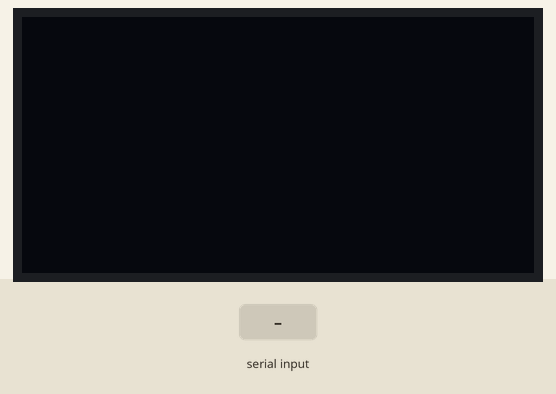
Recording of a sketch running on a simulated ESP8266 (NodeMCU). Shown: 128×64 one-colour display. The inputs (shaded band) are chosen by the test bench. WiFi joins after 1.5 s; servers stay silent unless stated; storage starts empty; what the sketch prints to the serial monitor is not drawn.

Above: at 3.1 s.
3.2 s: "90,45,200\n" received over Serial
At 5.7 s:
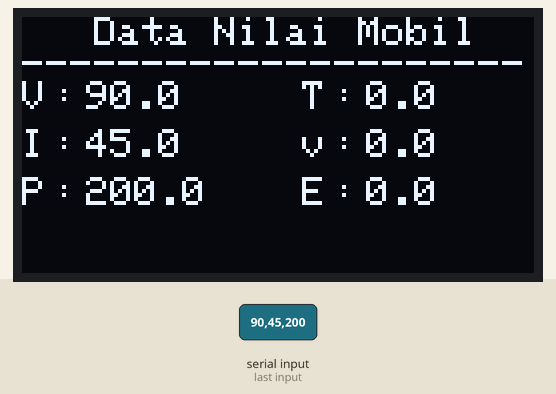
6.1 s: "30,150,10\n" received over Serial
At 7.47 s:
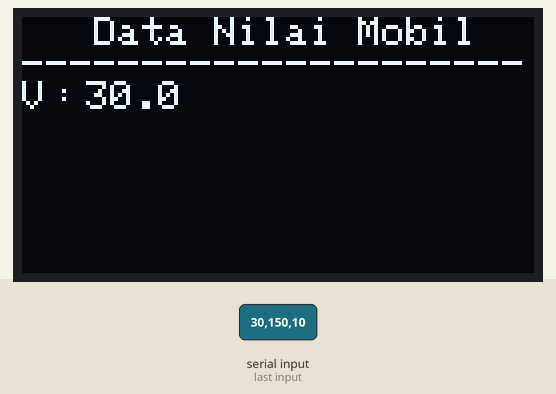
Timing chart, 0 to 9.1 s (numbered marks = the images above; inputs shaded):
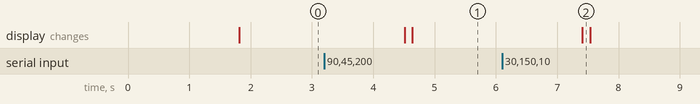

The sketch:

Code_NodeMCU_Blynk_Oled_SDcard.ino
```cpp
//Mendeklarasikan library atau perpustakaan
#include <SPI.h>
#include <Wire.h>
#include <SD.h>
#include <BlynkSimpleEsp8266.h>
#include <ESP8266WiFi.h>
#include <SoftwareSerial.h>
#include <Adafruit_GFX.h>
#include <Adafruit_SSD1306.h>
#define BLYNK_PRINT Serial

//Deklarasi untuk pin LCD Oled
#define SCREEN_WIDTH 128 // OLED display width, in pixels
#define SCREEN_HEIGHT 64 // OLED display height, in pixels

String myString; // complete message from arduino, which consistors of snesors data
char rdata; // menerima karakter

// Deklarasi untuk SSD1306 display terhubung ke I2C (pin SDA dan SCL)
#define OLED_RESET     -1 // Reset pin # (or -1 if sharing Arduino reset pin)
Adafruit_SSD1306 display(SCREEN_WIDTH, SCREEN_HEIGHT, &Wire, OLED_RESET);

const int data = 0;

//Dekalrasi Variabel
float V, I, P, T, v, E;

// Hostpot dan Konfigurasi Blynk
const char auth[] = "JkBH5KigBFGw0cpfckcvgbGUGQazQiM0";
const char ssid[] = "vivo 1807";
const char pass[] = "alfineokee";

WiFiClient client;

//Deklarasi untuk pin pada SD Card
#define CS_PIN D8 //Medenefisikan variabel CS_PIN pada pin D8 di NodeMCU
File dataFile; //Mendeklarasikan variabel dataFile pada tipe File atau Dokumen


void setup() {
  pinMode(data, INPUT);
  Serial.begin(115200);
  delay(10);

  //Status sambungan ke wifi
  Serial.print("Tersambung ke Wifi: ");
  Serial.println(ssid);
  //WiFi.begin(ssid); digunakan saat wifi tanpa password
  WiFi.begin(ssid, pass);

  while (WiFi.status() != WL_CONNECTED) {
    delay(500);
    Serial.print(".");
  }

    Serial.println("\nWiFi connected\n");
    Blynk.begin(auth, ssid, pass);

  // SSD1306_SWITCHCAPVCC = generate display voltage from 3.3V internally
  //Setting LCD Oled
  if(!display.begin(SSD1306_SWITCHCAPVCC, 0x3C)) { // Address 0x3D for 128x64
    Serial.println(F("SSD1306 allocation failed"));
    for(;;); // Don't proceed, loop forever
  }

  // Clear the buffer
  display.clearDisplay();
  display.display();

  //Menghubungkan SD Card ke NodeMCU
  Serial.println("Inisialisasi SD CARD..."); //Menampilkan diserial kata "Inisialisasi SD CARD..." di serial monitor laptop

  //Periksa apakah kartu SD ada dan dapat diinisialisasi
  if (!SD.begin(CS_PIN)) {
    Serial.println("Gagal, cek apakah SD card terhubung."); //Menampilkan diserial kata "Gagal, cek apakah SD card terhubung." di serial monitor laptop
    return;
  }

  // jika Anda sampai di sini, itu karena kartu diinisialisasi dengan benar
  Serial.println("Inisialisasi kartu."); //Menampilkan kata "Inisialisasi kartu." pada serial monitor laptop

  dataFile = SD.open("Data Mobil.xls", FILE_WRITE); //Menjadikan variabel dataFile sebagai alat untuk membuat file dan membuka file di SD card
  // jika file dibuka dengan benar, tulis datanya
  if (dataFile) {
      //Mecetak kata-kata pada file yang dibuat di SD card
      dataFile.print("Tegangan");
      dataFile.print("\t\t"); //Tab 2 kali
      dataFile.print("Arus");
      dataFile.print("\t\t"); //Tab 2 kali
      dataFile.print("Daya");
      dataFile.print("\t\t"); //Tab 2 kali
      dataFile.print("Temperature");
      dataFile.print("\t\t"); //Tab 2 kali
      dataFile.print("Kecepatan");
      dataFile.print("\t\t"); //Tab 2 kali
      dataFile.print("Energi");
      dataFile.println("");

      //menutup file setelah menggunakannya
      dataFile.close();
  }
  // jika file tidak dapat dibuka, data tidak akan ditulis.
  else {
    Serial.println("Gagal membuka file Data Mobil.xls"); //Menampilkan kata "Gagal membuka  file NilaiPot.xls" diserial monitor laptop
  }

}

void loop() {

   if (Serial.available())
  {
    rdata = Serial.read();
    myString = myString+ rdata;
   // Serial.print(rdata);
    if( rdata == '\n')
    {
         //  Serial.println(myString);
        // Serial.println("fahad");
      // new code
      String l = getValue(myString, ',', 0);
      String m = getValue(myString, ',', 1);
      String n = getValue(myString, ',', 2);
      String o = getValue(myString, ',', 3);
      String p = getValue(myString, ',', 4);
      String q = getValue(myString, ',', 5);


      V = l.toFloat();
      I = m.toInt();
      P = n.toInt();
      T = o.toInt();
      v = p.toInt();
      E = q.toInt();

        myString = "";
      Serial.println("-----------------------");

      Serial.println("Data Mobil Listrik KMHE");
      Serial.println("-----------------------");
      Serial.print("Data V : ");
      Serial.println(V);
      Serial.print("Data I : ");
      Serial.println(I);
      Serial.print("Data P : ");
      Serial.println(P);
      Serial.print("Data T : ");
      Serial.println(T);
      Serial.print("Data v : ");
      Serial.println(v);
      Serial.print("Data E : ");
      Serial.println(E);
      Serial.println("-----------------------");
      // end new code
      Serial.println();

      Blynk.run();
      Blynk.virtualWrite(V0, V);
      Blynk.virtualWrite(V1, I);
      Blynk.virtualWrite(V2, P);
      Blynk.virtualWrite(V3, T);
      Blynk.virtualWrite(V4, v);
      Blynk.virtualWrite(V5, E);

      SD_Card();
      Serial.println("Waiting...\n");
      delay(50);
      displayOLED();
      delay(50);
    }
  }


}

String getValue(String data, char separator, int index)
{
    int found = 0;
    int strIndex[] = { 0, -1 };
    int maxIndex = data.length() - 1;

    for (int i = 0; i <= maxIndex && found <= index; i++) {
        if (data.charAt(i) == separator || i == maxIndex) {
            found++;
            strIndex[0] = strIndex[1] + 1;
            strIndex[1] = (i == maxIndex) ? i+1 : i;
        }
    }
    return found > index ? data.substring(strIndex[0], strIndex[1]) : "";
}

void SD_Card(){

  dataFile = SD.open("Data Mobil.xls", FILE_WRITE); //Menjadikan variabel dataFile sebagai alat untuk membuat file dan membuka file di SD card
  // jika file dibuka dengan benar, tulis datanya
  if (dataFile) {
      display.setTextSize(1);
      display.setTextColor(SSD1306_WHITE);
      display.setCursor(0,52);
      display.println("File Terbuka");

      Serial.println("File Data Mobil.xls Berhasil Dibuka."); //Menampilkan diserial kata "File Nilaipot.xls Berhasil Dibuka."
      //Mecetak nilai variabel pada file yang dibuat di SD card
      dataFile.print(V);
      dataFile.print("\t\t"); //Tab 2 kali
      dataFile.print(I);
      dataFile.print("\t\t"); //Tab 2 kali
      dataFile.print(P);
      dataFile.print("\t\t"); //Tab 2 kali
      dataFile.print(T);
      dataFile.print("\t\t"); //Tab 2 kali
      dataFile.print(v);
      dataFile.print("\t\t"); //Tab 2 kali
      dataFile.print(E);
      dataFile.println("");

  //menutup file setelah menggunakannya
      dataFile.close();
      delay(1000);
  }
  // jika file tidak dapat dibuka, data tidak akan ditulis.
  else {
    Serial.println("Gagal membuka file Data Mobil.xls"); //Menampilkan kata "Gagal membuka  file NilaiPot.xls" diserial monitor laptop
  }
   //menunggu interval untuk pembacaan baru dari data
  delay(200);
}

void displayOLED() {   //Menampilkan data di LCD Oled
  display.clearDisplay();
  display.setTextSize(1);
  display.setTextColor(SSD1306_WHITE);
  display.setCursor(0,0);
  display.println("   Data Nilai Mobil"); //Menampilkan kata pada baris 1
  display.println("---------------------"); //Menampilkan kata pada baris 2

  //Kolom 1 baris 3
  //Menampilkan nilai variabel V di LCD Oled
  display.setTextSize(1);
  display.setTextColor(SSD1306_WHITE);
  display.setCursor(0,16);
  display.println("V");
  display.setCursor(8,16);
  display.println(":");
  display.setCursor(16,16);
  display.print(V, 1);
  display.display();

  //Kolom 1 Baris 4
  //Menampilkan nilai variabel I di LCD Oled
  display.setTextSize(1);
  display.setTextColor(SSD1306_WHITE);
  display.setCursor(0,28);
  display.println("I");
  display.setCursor(8,28);
  display.println(":");
  display.setCursor(16,28);
  display.print(I, 1);
  display.display();

  //Kolom 1 Baris 5
  //Menampilkan nilai variabel P di LCD Oled
  display.setTextSize(1);
  display.setTextColor(SSD1306_WHITE);
  display.setCursor(0,40);
  display.println("P");
  display.setCursor(8,40);
  display.println(":");
  display.setCursor(16,40);
  display.print(P, 1);
  display.display();

  //Kolom 2 Baris 3
  //Menampilkan nilai variabel T di LCD Oled
  display.setTextSize(1);
  display.setTextColor(SSD1306_WHITE);
  display.setCursor(70,16);
  display.println("T");
  display.setCursor(78,16);
  display.println(":");
  display.setCursor(86,16);
  display.print(T, 1);
  display.display();

  //Kolom 2 Baris 4
  //Menampilkan nilai variabel v di LCD Oled
  display.setTextSize(1);
  display.setTextColor(SSD1306_WHITE);
  display.setCursor(70,28);
  display.println("v");
  display.setCursor(78,28);
  display.println(":");
  display.setCursor(86,28);
  display.print(v, 1);
  display.display();

  //Kolom 2 Baris 5
  //Menampilkan nilai variabel E di LCD Oled
  display.setTextSize(1);
  display.setTextColor(SSD1306_WHITE);
  display.setCursor(70,40);
  display.println("E");
  display.setCursor(78,40);
  display.println(":");
  display.setCursor(86,40);
  display.print(E, 1);
  display.display();
  delay(100);
}
```

Measured:
- after the input at 3.2 s, the display: first changes after 1.3 s (image 1 shows a later state)
- after the input at 6.1 s, the display: changes after 1.3 s (image 2)
